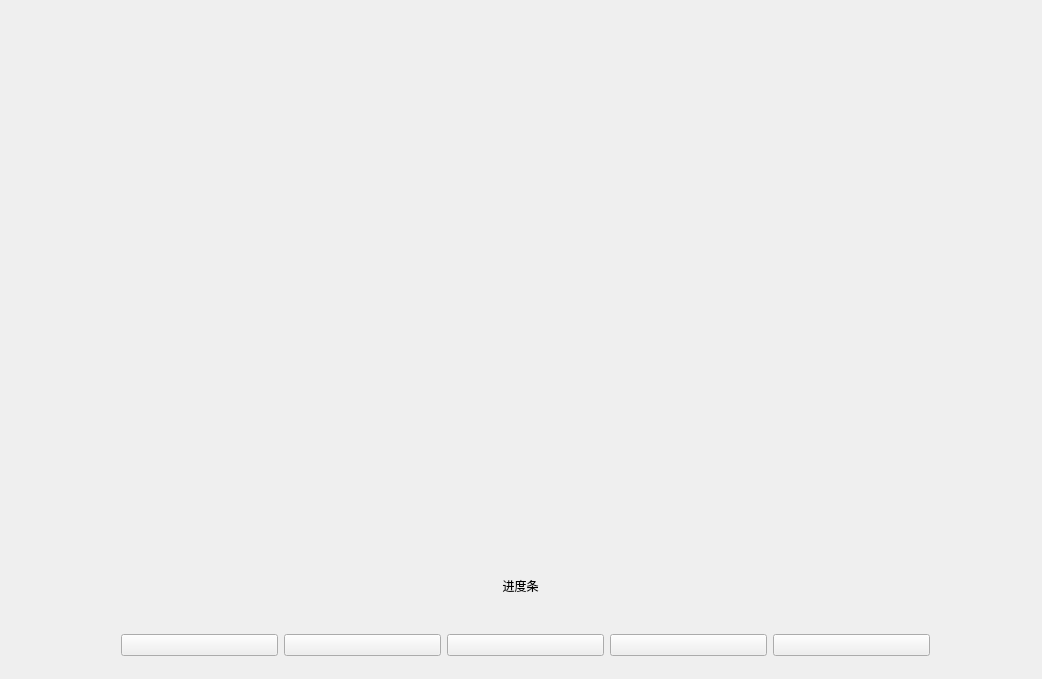
<?xml version="1.0" encoding="UTF-8"?>
<ui version="4.0">
 <class>MainWindow</class>
 <widget class="QMainWindow" name="MainWindow">
  <property name="geometry">
   <rect>
    <x>0</x>
    <y>0</y>
    <width>1042</width>
    <height>679</height>
   </rect>
  </property>
  <property name="windowTitle">
   <string>MainWindow</string>
  </property>
  <widget class="QWidget" name="centralWidget">
   <widget class="QLabel" name="m_pLabProcessBar">
    <property name="geometry">
     <rect>
      <x>10</x>
      <y>570</y>
      <width>1021</width>
      <height>31</height>
     </rect>
    </property>
    <property name="text">
     <string>进度条</string>
    </property>
    <property name="alignment">
     <set>Qt::AlignCenter</set>
    </property>
   </widget>
   <widget class="QWidget" name="verticalLayoutWidget">
    <property name="geometry">
     <rect>
      <x>110</x>
      <y>610</y>
      <width>831</width>
      <height>71</height>
     </rect>
    </property>
    <layout class="QHBoxLayout" name="horizontalLayout">
     <item>
      <widget class="QPushButton" name="m_pBtnOpenFile">
       <property name="text">
        <string/>
       </property>
       <property name="icon">
        <iconset>
         <normaloff>images/open.ico</normaloff>images/open.ico</iconset>
       </property>
       <property name="iconSize">
        <size>
         <width>25</width>
         <height>25</height>
        </size>
       </property>
      </widget>
     </item>
     <item>
      <widget class="QPushButton" name="m_pBtnSpeedSlow">
       <property name="text">
        <string/>
       </property>
       <property name="icon">
        <iconset>
         <normaloff>images/left.ico</normaloff>images/left.ico</iconset>
       </property>
       <property name="iconSize">
        <size>
         <width>25</width>
         <height>25</height>
        </size>
       </property>
      </widget>
     </item>
     <item>
      <widget class="QPushButton" name="m_pBtnPlayOrPause">
       <property name="text">
        <string/>
       </property>
       <property name="icon">
        <iconset>
         <normaloff>images/play.ico</normaloff>images/play.ico</iconset>
       </property>
       <property name="iconSize">
        <size>
         <width>25</width>
         <height>25</height>
        </size>
       </property>
      </widget>
     </item>
     <item>
      <widget class="QPushButton" name="m_pBtnSpeedUp">
       <property name="text">
        <string/>
       </property>
       <property name="icon">
        <iconset>
         <normaloff>images/right.ico</normaloff>images/right.ico</iconset>
       </property>
       <property name="iconSize">
        <size>
         <width>25</width>
         <height>25</height>
        </size>
       </property>
      </widget>
     </item>
     <item>
      <widget class="QPushButton" name="m_pBtnStop">
       <property name="text">
        <string/>
       </property>
       <property name="icon">
        <iconset>
         <normaloff>images/stop.ico</normaloff>images/stop.ico</iconset>
       </property>
       <property name="iconSize">
        <size>
         <width>25</width>
         <height>25</height>
        </size>
       </property>
      </widget>
     </item>
    </layout>
   </widget>
   <zorder>verticalLayoutWidget</zorder>
   <zorder>m_pLabProcessBar</zorder>
  </widget>
 </widget>
 <layoutdefault spacing="6" margin="11"/>
 <resources/>
 <connections/>
</ui>
